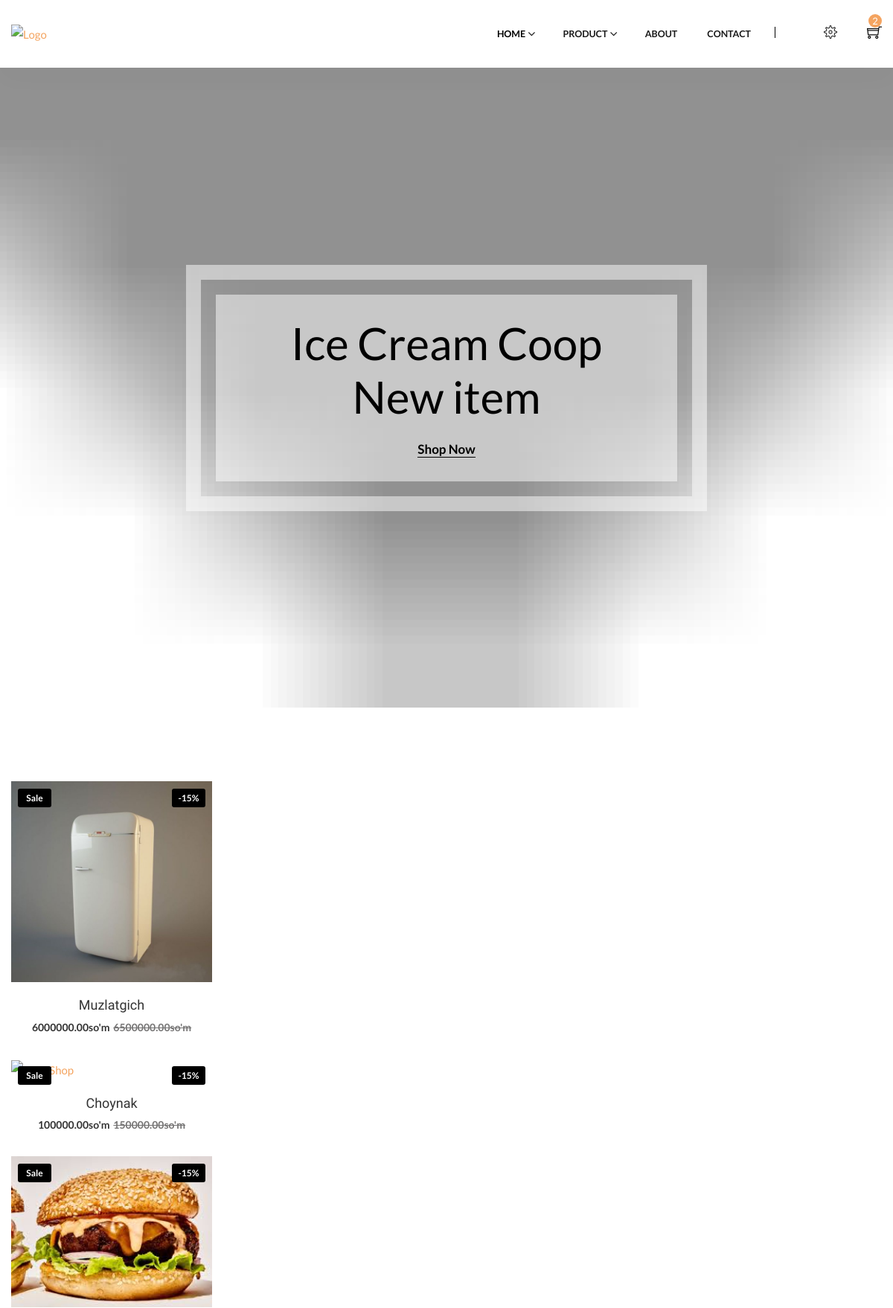
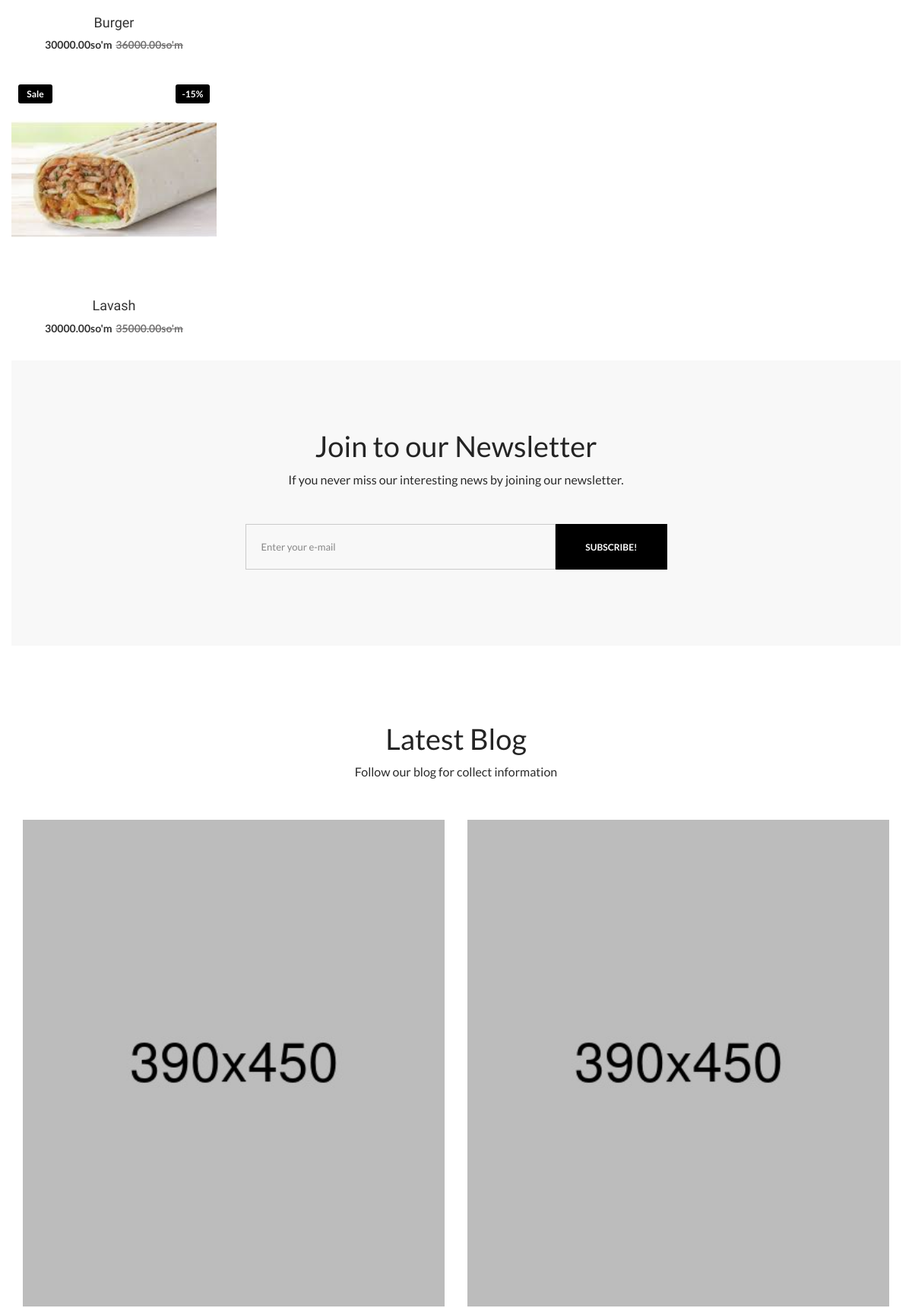
The page / (upper part) on the database its author committed (2 pictures, top to bottom).
### home/models.py (models this page shows, shortened)
class Product(models.Model):
    category = models.ForeignKey(Category,on_delete=models.CASCADE)
    name = models.CharField(max_length=100)
    price = models.DecimalField(max_digits=10,decimal_places=2)
    discount_price = models.DecimalField(max_digits=10,decimal_places=2)
    image = models.ImageField(upload_to='image/',blank=True,null=True)
    desc = models.TextField()
    quantity = models.PositiveIntegerField(blank=True,null=True)

### home/views.py (the view)
# urls.py: 2. Add a URL to urlpatterns:  path('', views.home, name='home')
def home(request):
    product = Product.objects.all().order_by('-id')
    context = {'product':product}
    return render(request,'index.html',context)

### templates/index.html (shortened to what this page needs)
{% extends 'base.html' %}
{% load static %}
{% block content %}
<div class="wrapper home-default-wrapper">
  <main class="main-content">
    <section class="home-slider-area slider-default">
      <div class="home-slider-content">
        <div class="swiper-container home-slider-container">
          <div class="swiper-wrapper">
            <div class="swiper-slide">
              <div class="home-slider-item bg-img-cover" data-bg-img="assets/img/slider/1.png">
                <div class="slider-content-area">
                  <div class="container">
                    <div class="row">
                      <div class="col-12">
                        <div class="content m-auto">
                          <div class="inner-content">
                            <div class="tittle-wrp">
                              <h2>Ice Cream Coop <br>New item</h2>
                            </div>
                            <div class="btn-wrp">
                              <a href="shop.html" class="btn-link">Shop Now</a>
                            </div>
                          </div>
                        </div>
                      </div>
                    </div>
                  </div>
                </div>
              </div>
            </div>
          </div>
        </div>
      </div>
    </section>
    <section class="product-area featured-product-area" data-aos="fade-up" data-aos-duration="1000">
      <div class="container">
        <div class="row">
          <div class="col-12 col-sm-6 col-md-4 col-lg-3">
              {% for i in product %}
  <div class="product-item">
    <div class="product-thumb">
      <a href="{% url 'product_detail' i.pk %}">
        {% if i.image %}
          <img src="{{ i.image.url }}" alt="Alan-Shop">
        {% endif %}
        <div class="ribbons">
          <span class="ribbon ribbon-hot">Sale</span>
          <span class="ribbon ribbon-onsale align-right">-15%</span>
        </div>
      </a>
      <div class="product-action">
      </div>
    </div>
    <div class="product-info">
      <h4 class="title">
        <a href="shop-single-product.html">{{ i.name }}</a>
      </h4>
      <div class="prices">
        <span class="price">{{ i.discount_price }}so'm</span>
        <del class="price-old">{{ i.price }}so'm</del>
      </div>
    </div>
  </div>
{% endfor %}
        </div>
      </div>
    <section class="newsletter-area">
      <div class="container">
        <div class="row">
          <div class="col-md-12 col-lg-6 m-auto" data-aos="fade-up" data-aos-duration="1000">
            <div class="section-title text-center">
              <h2 class="title">Join to our Newsletter</h2>
              <p>If you never miss our interesting news by joining our newsletter.</p>
            </div>
            <form class="input-btn-group">
              <input class="form-control" type="text" placeholder="Enter your e-mail">
              <button class="btn btn-theme btn-black" type="button">Subscribe!</button>
            </form>
          </div>
        </div>
      </div>
    </section>
    <section class="blog-area blog-default-area">
      <div class="container">
        <div class="row">
          <div class="col-md-8 col-lg-6 m-auto" data-aos="fade-up" data-aos-duration="1000">
            <div class="section-title text-center">
              <h2 class="title">Latest Blog</h2>
              <p>Follow our blog for collect information</p>
            </div>
          </div>
        </div>
        <div class="row" data-aos="fade-up" data-aos-duration="1000">
          <div class="col-md-6">
            <div class="post-item mb-md-150 mb-sm-30">
              <div class="thumb">
                <a href="blog-details.html"><img src="assets/img/blog/1.webp" alt="Alan-Blog"></a>
              </div>
            </div>
          </div>
          <div class="col-md-6">
            <div class="post-item mb-md-150 mb-sm-30">
              <div class="thumb">
                <a href="blog-details.html"><img src="assets/img/blog/2.webp" alt="Alan-Blog"></a>
              </div>
            </div>
          </div>
        </div>
      </div>
    </section>
  </main>
 {% endblock content %}

### rows shown on the page
Product: image (picture), name "Muzlatgich", discount_price "6000000.00", price "6500000.00"
Product: name "Choynak", discount_price "100000.00", price "150000.00"
Product: image (picture), name "Burger", discount_price "30000.00", price "36000.00"
Product: image (picture), name "Lavash", discount_price "30000.00", price "35000.00"
